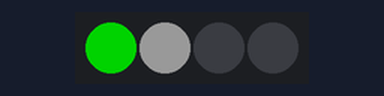
This sketch was run on a simulated Arduino Uno, built with avr-gcc and run on an emulated ATmega328P. Shown: 4 RGB LEDs in strip order, left to right. Dim RGB values are drawn brighter than linear.

Above: at 0.7 s.
At 6.0 s:
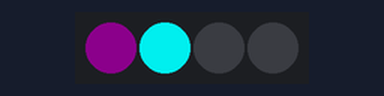
Timing chart, 0 to 8.1 s (numbered marks = the images above):
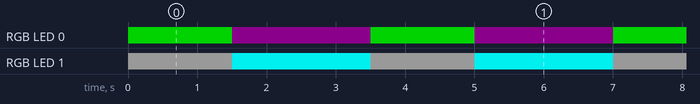

Measured:
- by itself, RGB LED 0: alternates RGB(12, 0, 12) for 2.0 s and RGB(0, 127, 0) for 1.5 s
- by itself, RGB LED 1: alternates RGB(25, 25, 25) for 1.5 s and RGB(0, 204, 204) for 2.0 s

The sketch:

LED.ino
```cpp
#include "DDled.h"
#include "general.h"

// FARVER
// green, blue, yellow, purple, cyan, white, black

void setup() {
  pixels.begin();
}

void loop() {
  //ledOn has 3 parameters:
  //1st: the number of the LED you want to light,
  //2nd: the color you want the LED,
  //3rd: the brightness of the LED indicated as a number between 0 (no light) and 100 (max brightness)
  ledOn(1,green, 50);
  ledOn(2,white, 10);
  pause(1.5);
  ledOn(1, purple, 5);
  ledOn(2, cyan, 80);
  pause(2);
}
```
